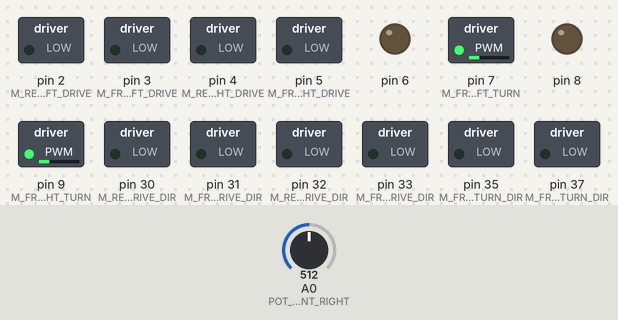
The sketch below on a simulated Arduino Mega 2560, built with avr-gcc and run on an emulated ATmega2560. Parts: switched loads named in the sketch (green lamp = pin HIGH), output pins drawn as LEDs (lit = HIGH). The inputs (shaded band) are chosen by the test bench; at power-on: A0 (POT_FRONT_RIGHT) = 512.

Above: at 1.2 s.
1.3 s: A0 (POT_FRONT_RIGHT) set to 494
At 1.8 s:
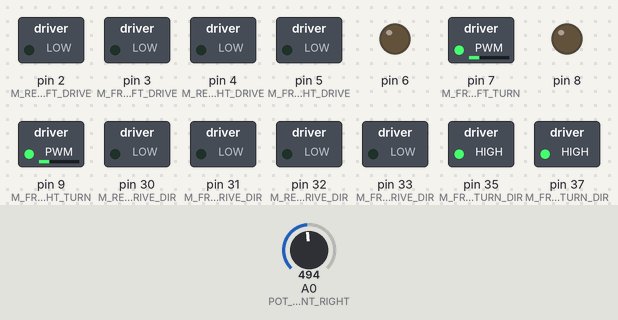
2.8 s: A0 (POT_FRONT_RIGHT) set to 716
At 4.0 s:
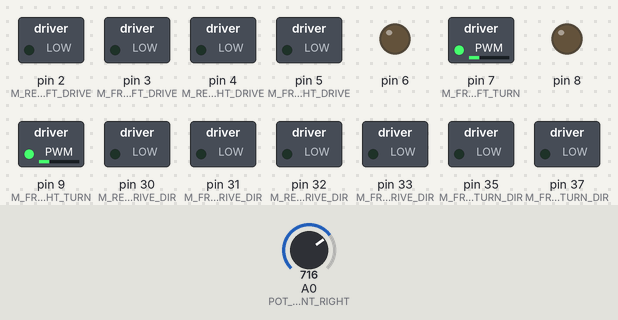
4.3 s: A0 (POT_FRONT_RIGHT) set to 306
At 5.3 s:
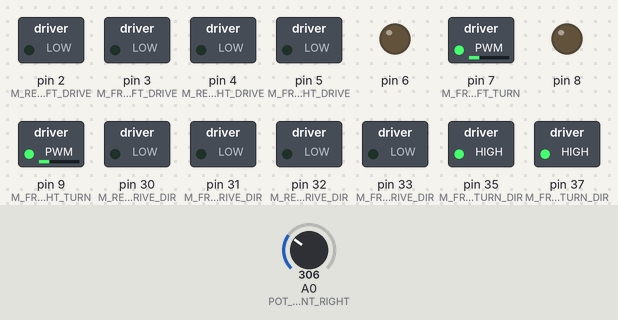
Timing chart, 0 to 7.3 s (numbered marks = the images above; inputs shaded):
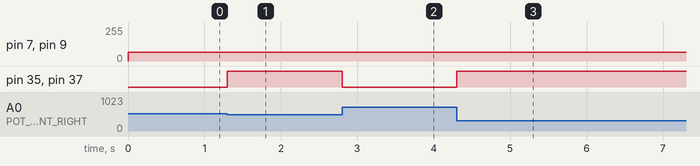

Measured:
- the behaviour switches between 509 and 508 on A0 (POT_FRONT_RIGHT) (found by bisection; images 0 and 1)
- after the input at 1.3 s, pin 35 (M_FRONT_LEFT_TURN_DIR), pin 37 (M_FRONT_RIGHT_TURN_DIR): LOW → HIGH at once
- after the input at 2.8 s, pin 35 (M_FRONT_LEFT_TURN_DIR), pin 37 (M_FRONT_RIGHT_TURN_DIR): HIGH → LOW at once
- after the input at 4.3 s, pin 35 (M_FRONT_LEFT_TURN_DIR), pin 37 (M_FRONT_RIGHT_TURN_DIR): LOW → HIGH at once

The sketch:

manual.ino
```cpp
#include "motorController.h"

const int MESSAGE_LENGTH = 4;
byte receivedBytes[MESSAGE_LENGTH];   // an array to store the received data

// Potentiometer connections to analog ports
#define POT_FRONT_RIGHT A0
#define POT_FRONT_LEFT A1

// Define motor pins
#define M_REAR_LEFT_DRIVE 2
#define M_FRONT_LEFT_DRIVE 3
#define M_REAR_RIGHT_DRIVE 4
#define M_FRONT_RIGHT_DRIVE 5
#define M_REAR_LEFT_TURN 6
#define M_FRONT_LEFT_TURN 7
#define M_REAR_RIGHT_TURN 8
#define M_FRONT_RIGHT_TURN 9

// Define direction pins
#define M_REAR_LEFT_DRIVE_DIR 30
#define M_FRONT_LEFT_DRIVE_DIR 31
#define M_REAR_RIGHT_DRIVE_DIR 32
#define M_FRONT_RIGHT_DRIVE_DIR 33
#define M_REAR_LEFT_TURN_DIR 34
#define M_FRONT_LEFT_TURN_DIR 35
#define M_REAR_RIGHT_TURN_DIR 36
#define M_FRONT_RIGHT_TURN_DIR 37

void setup() {
  Serial.begin(9600);

  // Set digital pins with correct I/O direction
  for (int i = 2; i < 10; i++) {
    pinMode(i, OUTPUT);
    pinMode(28 + i, OUTPUT);
  }

  pinMode(POT_FRONT_RIGHT, INPUT);
  pinMode(POT_FRONT_LEFT, INPUT);
}

void loop() {

  //check for new input
  recvWithEndMarker();

  // Variable definitions
  const float turn_motor_speed = 64;
  float speed_input = get_drive_speed();


  // ===========================================
  //
  // Motor forward/backward control
  //
  // ===========================================

  //go backwards
  if(speed_input < 0){
    digitalWrite(M_REAR_LEFT_DRIVE_DIR, 0);
    digitalWrite(M_REAR_RIGHT_DRIVE_DIR, 1);
    digitalWrite(M_FRONT_LEFT_DRIVE_DIR, 0);
    digitalWrite(M_FRONT_RIGHT_DRIVE_DIR, 1);
  }
  //go forwards
  else if(speed_input > 0){
    digitalWrite(M_REAR_LEFT_DRIVE_DIR, 1);
    digitalWrite(M_REAR_RIGHT_DRIVE_DIR, 0);
    digitalWrite(M_FRONT_LEFT_DRIVE_DIR, 1);
    digitalWrite(M_FRONT_RIGHT_DRIVE_DIR, 0);

  }

  analogWrite(M_REAR_LEFT_DRIVE, (int)(MAX_SPEED * speed_input));
  analogWrite(M_FRONT_LEFT_DRIVE, (int)(MAX_SPEED * speed_input));
  analogWrite(M_REAR_RIGHT_DRIVE, (int)(MAX_SPEED * speed_input));
  analogWrite(M_FRONT_RIGHT_DRIVE, (int)(MAX_SPEED * speed_input));

  // ===========================================
  //
  // Motor left/right control
  //
  // ===========================================
  delay(1);
  //int pot_front_left_val = analogRead(POT_FRONT_LEFT);
  int pot_front_right_val = analogRead(POT_FRONT_RIGHT);
  //int actual_front_left_angle = map(pot_front_left_val, 0, 1023, -180, 180);
  int actual_front_right_angle = map(pot_front_right_val, 0, 1023, -180, 180);

  int desired_angle = current_command.direction;

  int front_right_angle_diff = normalize_angle(desired_angle - actual_front_right_angle);

  int angle_error_margin = 1;

  if (front_right_angle_diff > angle_error_margin) {
    digitalWrite(M_FRONT_LEFT_TURN_DIR, 1);
    digitalWrite(M_FRONT_RIGHT_TURN_DIR, 1);
    analogWrite(M_FRONT_LEFT_TURN, (int)(turn_motor_speed));
    analogWrite(M_FRONT_RIGHT_TURN, (int)(turn_motor_speed));
  } else if (front_right_angle_diff < angle_error_margin) {
    digitalWrite(M_FRONT_LEFT_TURN_DIR, 0);
    digitalWrite(M_FRONT_RIGHT_TURN_DIR, 0);
    analogWrite(M_FRONT_LEFT_TURN, (int)(turn_motor_speed));
    analogWrite(M_FRONT_RIGHT_TURN, (int)(turn_motor_speed));
  }
}

void recvWithEndMarker() {

  if (Serial.available() < MESSAGE_LENGTH) { return; }

  Serial.readBytes(receivedBytes, MESSAGE_LENGTH);
  processCommand(receivedBytes);

}

int normalize_angle(int angle) {
  // Ensure the angle is in the range [-180, 180]
  while (angle > 180) angle -= 360;
  while (angle < -180) angle += 360;
  return angle;
}
```

motorController.cpp
```cpp
#include "motorController.h"
#include "Arduino.h"

// Initialize global variables
Command current_command = {0, 0, 0};

void processCommand(byte * receivedBytes) {
  // One char should equal one int8_t
  current_command.mode = receivedBytes[0];
  uint8_t lowByte = static_cast<uint8_t>(receivedBytes[1]); // Least significant byte
  uint8_t highByte = static_cast<uint8_t>(receivedBytes[2]); // Most significant byte
  current_command.direction = static_cast<int16_t>(lowByte | (highByte << 8));
  current_command.speed = receivedBytes[3];

  Serial.print("mod: ");
  Serial.print(current_command.mode);
  Serial.print(", dir: ");
  Serial.print(current_command.direction);
  Serial.print(", spd: ");
  Serial.print(current_command.speed);
  Serial.println();
}

float get_drive_speed() {
    return (float) current_command.speed / 127;
}
```

motorController.h
```cpp
#ifndef MOTOR_CONTROLLER_H
#define MOTOR_CONTROLLER_H

#include <stdint.h>
#include <Arduino.h>

// Define constants
#define M_REAR_LEFT_DRIVE 2
#define M_FRONT_LEFT_DRIVE 3
#define M_REAR_RIGHT_DRIVE 4
#define M_FRONT_RIGHT_DRIVE 5
#define M_REAR_LEFT_TURN 6
#define M_FRONT_LEFT_TURN 7
#define M_REAR_RIGHT_TURN 8
#define M_FRONT_RIGHT_TURN 9
#define MAX_SPEED 255

// Structures for commands and wheel directions
struct Command {
    int8_t mode;
    int16_t direction;
    int8_t speed;
};


// Declare global variables as extern to avoid multiple definitions
extern Command current_command;

// Function declarations
void processCommand(byte * receivedBytes);
float get_drive_speed();

#endif
```
